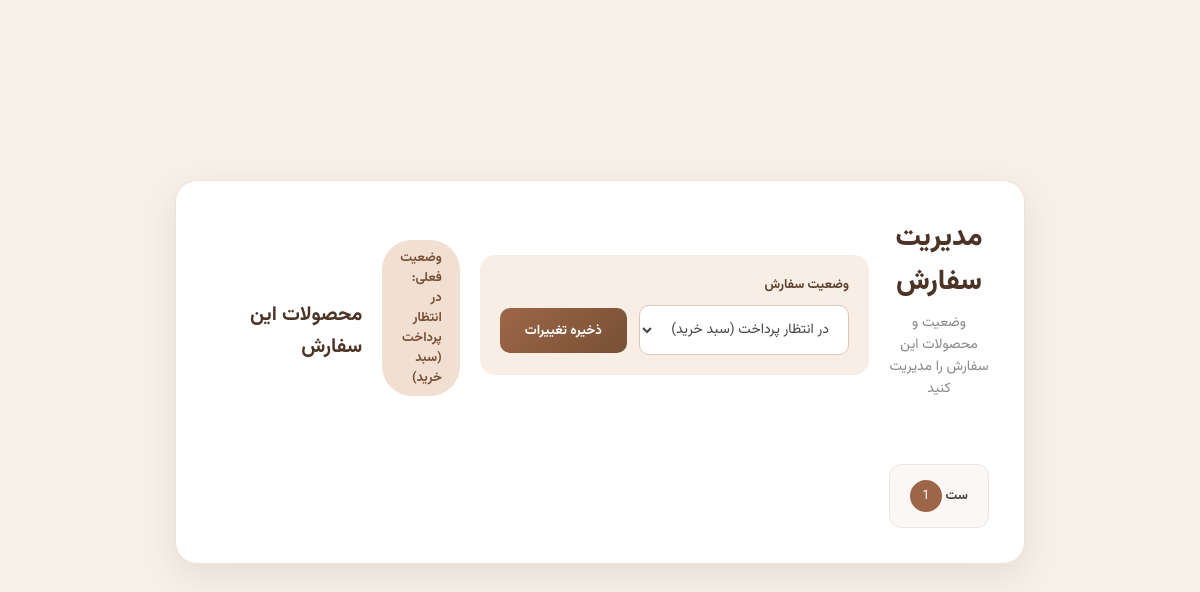
/admin/dashboard/order/1 (signed in), run on an earlier commit of the app's database.
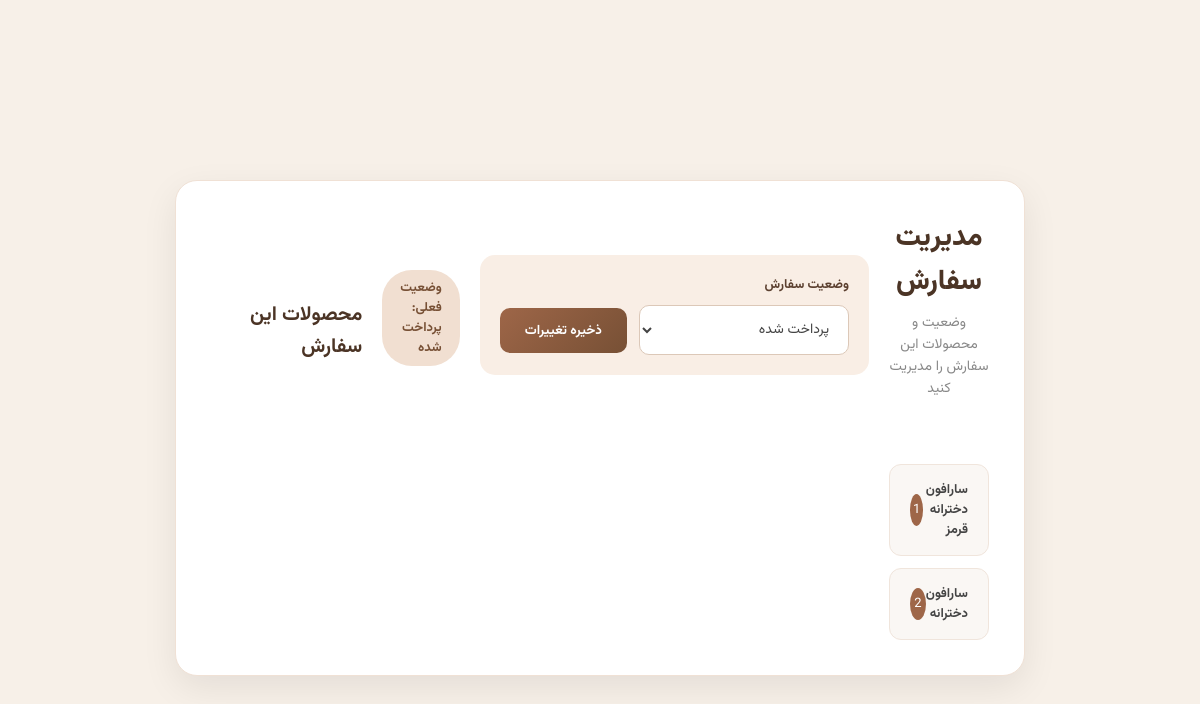
And on a later commit of the database.
### models/cart.py (models this page shows, shortened)
class Cart(db.Model):
    __tablename__="carts"
    id=Column(Integer,primary_key=True)
    user_id=Column(Integer,ForeignKey('users.id') , nullable=False)
    status=Column(String,default="pending")
    user = db.relationship("User", backref=backref("carts", lazy="dynamic"))
    def get_status_persian(self):
        if self.status=="pending":
            return "در انتظار پرداخت (سبد خرید)"
        if self.status == "paid":
            return "پرداخت شده"
        if self.status == "sent":
            return "ارسال شده "
        if self.status == "rejected":
            return "رد شده "

### models/cart_item.py (models this page shows)
class CartItem(db.Model):
    __tablename__ = "cart_items"
    id = Column(Integer, primary_key=True)
    cart_id = Column(Integer, ForeignKey('carts.id'), nullable=False)
    product_id = Column(Integer, ForeignKey('products.id'), nullable=False)
    price=Column(Integer)
    quantity =Column(Integer)
    product = db.relationship("Product", backref=backref("cart_items",lazy="dynamic"))
    cart = db.relationship("Cart", backref=backref("cart_items",lazy="dynamic"))

### models/product.py (models this page shows)
class Product(db.Model):
    __tablename__ = "products"
    id = Column(Integer, primary_key=True)
    name = Column(String, unique=True, nullable=False, index=True)
    price = Column(Integer, nullable=False, index=True)
    description = Column(String, nullable=False, index=True)
    active = Column(Integer, nullable=False, index=True)
    category_id = Column(
        Integer,
        ForeignKey("categories.id"),
        nullable=True
    )
    category = db.relationship(
        "Category",
        back_populates="products"
    )

### blueprints/admin.py (the view)
@admin.route('/admin/dashboard/order/<id>', methods=['GET','POST'])
def order(id):
    cart = Cart.query.filter(Cart.id == id).first_or_404()
    if request.method=="GET":
        return render_template('order.html',cart=cart)
    else:
        status = request.form.get('status')
        cart.status=status
        db.session.commit()
        return redirect(url_for('admin.order', id=id))

### app.py (called while the page is built)
@login_manager.user_loader
def load_user(user_id):
    return User.query.get(int(user_id))

### blueprints/admin.py (called while the page is built)
@admin.before_request
def before_request():
    if session.get('admin_login', None) == None and request.endpoint !='admin.login':
        abort(403)

### templates/order.html (shortened to what this page needs)
{% extends 'base.html' %}
{% block body %}
<div class="admin-order-container">
    <div class="admin-order-card">
        <div class="admin-order-title">
            <h1>مدیریت سفارش</h1>
            <p>وضعیت و محصولات این سفارش را مدیریت کنید</p>
        </div>
        <div class="order-status-box">
            <label>وضعیت سفارش</label>
            <form action="#" method="post" class="order-status-form">
                <select name="status">
                    <option value="pending"
                        {% if cart.status =="pending" %}selected{% endif %}>
                        در انتظار پرداخت (سبد خرید)
                    </option>
                    <option value="paid"
                        {% if cart.status =="paid" %}selected{% endif %}>
                        پرداخت شده
                    </option>
                </select>
                <input type="submit" value="ذخیره تغییرات">
            </form>
        </div>
        <div class="current-order-status">
            وضعیت فعلی:
            {{ cart.get_status_persian() }}
        </div>
        <h2 class="order-products-title">
            محصولات این سفارش
        </h2>
        <div class="order-products">
            {% for item in cart.cart_items %}
            <div class="order-product-item">
                <span class="order-product-name">
                    {{ item.product.name }}
                </span>
                <span class="order-product-number">
                    {{ loop.index }}
                </span>
            </div>
            {% endfor %}
        </div>
    </div>
</div>
{% endblock %}

What changed in the data, as far as the page shows it:
changed Cart: status "در انتظار پرداخت (سبد خرید)" → "پرداخت شده"; get_status_persian "در انتظار پرداخت (سبد خرید)" → "پرداخت شده"
changed CartItem: product.name "ست" → "سارافون دخترانه قرمز"
added CartItem: product.name "سارافون دخترانه"
